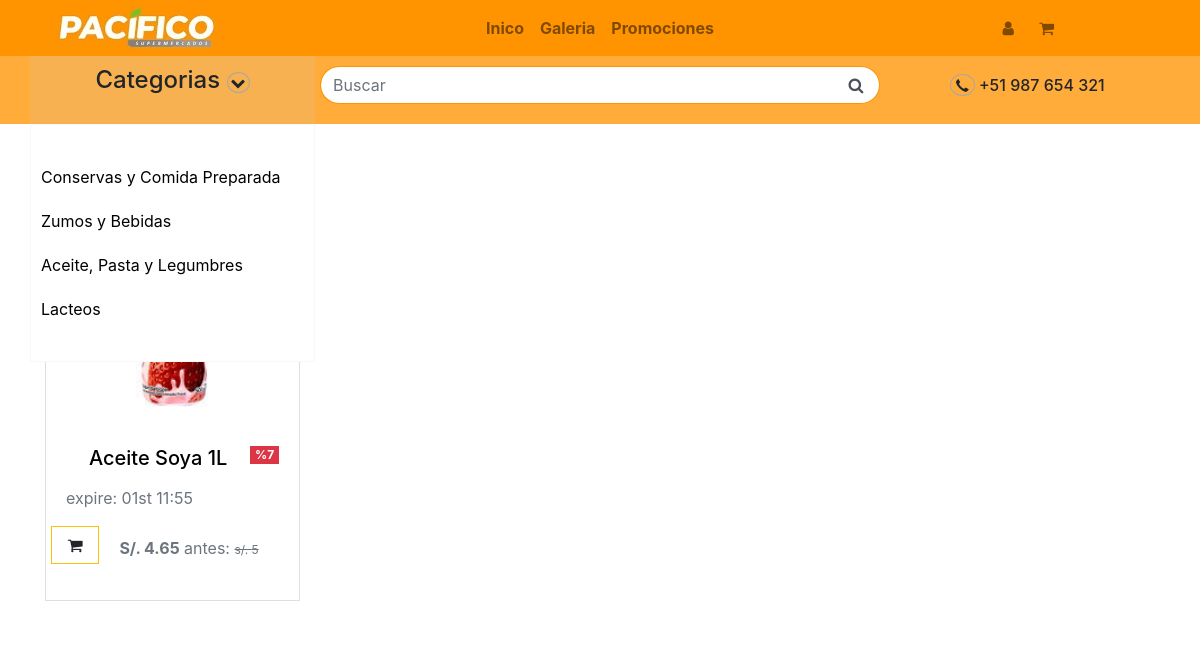
The page /promotion on the database its author committed.
### tables this page shows
CREATE TABLE `cat_producto` (
  `id_cat_producto` int(11) NOT NULL,
  `cod_categoria` varchar(50) NOT NULL,
  `nombre_cat_producto` varchar(50) DEFAULT NULL,
  `descrip_cat_producto` varchar(500) DEFAULT NULL
);

### Controller/viewController.php (called while the page is built)
<?php
	require_once "./Model/viewModel.php";
	class viewController extends viewModel{
		public function index(){
			return require_once "./View/home.php";
		}
		public function view_Controller(){
			if(isset($_GET['page'])){
				$ruta=explode("/", $_GET['page']);
				$respuesta=viewModel::view_Model($ruta[0]);
			}else{
				$respuesta="home";
			}
			return $respuesta;
		}
	}
?>

### index.php (called while the page is built, shortened)
<?php
	require_once "./Controller/viewController.php";
	$plantilla = new viewController();
	$plantilla->index();
?>

### Model/viewModel.php (called while the page is built, shortened)
<?php
	class viewModel{
		protected function view_Model($vistas){
			$listaBlanca=["home","search","login","index","promotion","producto","RegistroCliente"];
			$listaCliente=["ClienteInicio","promotion","producto","search","home","compra","listaCompra"];
			$listaAdministrador=["admin","productadmi","almacen","productventa","repartidores","administrativo","clientes"];
			if(in_array($vistas, $listaBlanca)){
				if(is_file("./View/contents/".$vistas."-view.php")){
					$contenido="./View/contents/".$vistas."-view.php";
				}else{
					$contenido="home";
				}
			}elseif(in_array($vistas, $listaAdministrador)){
				if(is_file("./View/contents/".$vistas."-view.php")){
					$contenido="./View/contents/".$vistas."-view.php";
				}else{
					$contenido="admin";
				}
			}elseif(in_array($vistas,$listaCliente)){
				if(is_file("./View/contents/".$vistas."-view.php")){
					$contenido="./View/contents/".$vistas."-view.php";
				}else{
					$contenido = "home";
				}
			}elseif($vistas == "Out"){
				$contenido = null;
			}else{
				$contenido="404";
			}
			return $contenido;
		}
	}
?>

### Config/main.php (called while the page is built, shortened)
<?php
class mainModel{
		protected function conectar(){
			try{
				$link = new PDO(SGBD,USER,PASS);
			}catch (Exeption $e){
				echo "Error al conectar a la base de datos error: ".$e;
			}
			return $link;
		}
		protected function consulta_simple($consulta){
			$respuesta = self::conectar()->prepare($consulta);
			$respuesta->execute();
			return $respuesta;
		}
	}
?>

### Controller/listarProductoController.php (called while the page is built, shortened)
<?php
    if($peticionAjax){
        require_once "../Config/main.php";
    }else{
        require_once "./Config/main.php";
    }
    class productoController_l extends mainModel{
        public function listar_categoria(){
            $main = mainModel::consulta_simple("select nombre_cat_producto,cod_categoria from cat_producto");
            return $main;
        }
        public function promociones(){
            $promotions = mainModel::consulta_simple("select * from promocion_producto;");
            return $promotions;
        }
    }
?>

### View/modules/inicio.php (the view, shortened to what this page needs)
<section class="content head_home">
	<div class="container">
		<div class="row">
			<div class="col-xl-3 col-lg-3 col-md-12 col-sm-12 col-xs-12 col-sp-12 col-logo">
				<div class="h-logo"><a href="<?php echo SERVERURL; ?>"><img src="<?php echo SERVERURL; ?>View/img/logo.jpg" alt="" class="img-fluid"></a></div>
			</div>
			<div class="col-xl-6 col-lg-6 col-md-3 col-sm-3 col-xs-3 col-sp-3 col-menu">
				<div class="navbar navbar-expand-sm navbar-light  justify-content-center br_home">
						<div class="navbar-nav">
							<li class="nav-item"><a href="<?php echo SERVERURL; ?>" class="nav-link"><strong>Inico</strong></a></li>
							<li class="nav-item"><a href="#" class="nav-link"><strong>Galeria</strong></a></li>
							<li class="nav-item"><a href="promotion" class="nav-link"><strong>Promociones</strong></a></li>
						</div>
				</div>
			</div>
			<div class="col-xl-3 col-lg-3 col-md-9 col-sm-9 col-xs-9 col-sp-9 col-info">
				<div class="navbar navbar-expand-sm navbar-light  justify-content-center br_home">
						<div class="navbar-nav">
							<li class="nav-item"><a href="login" class="nav-link"><i class="icon-user"></i></a></li>
							<li class="nav-item"><a  class="nav-link" id="car-show">
								<strong>
									<i class="icon-basket"></i>
								</strong></a>
							</li>
						</div>
				</div>
			</div>
		</div>
	</div>
</section>
<?php require_once "./Controller/listarProductoController.php";
	$categorias = new productoController_l();
?>
<div class="content bar_inf">
		<div class="container">
			<div class="row bar_nav">
				<div class="col-xl-3 col-lg-3 col-md-12 col-sm-12 col-xs-12 col-sp-12 col-categories">
					<div class="categories">
						<h4>Categorias  <span class="icon-down-open menos"></span></h4>
					</div>
					<div class="items-category">
						<ul class="list-group" style="text-align: left;">
							<?php
								$categorias_ = $categorias->listar_categoria();
								foreach($categorias_ as $dato_c => $value){
									echo "<li class='list-group-item'><a href='#'>$value[0]</a></li>";
								}
							?>
						</ul>
					</div>
				</div>
				<div class="col-xl-6 col-lg-6 col-md-12 col-sm-12 col-xs-12 col-sp-12 col-search">
					<div class="search">
						<form action="search" method="post">
							<div class="input-group md-form form-sm form-2 pl-0">
					            <input type="text" class="form-control input-search" name="search"  placeholder="Buscar">
					            <div class="input-group-append">
					                <button class="input-group-text btn-search"><i class="icon-search"></i></button>
					            </div>
					        </div>
						</form>
					</div>
				</div>
				<div class="col-xl-3 col-lg-3 col-md-12 col-sm-12 col-xs-12 col-sp-12 col-number">
					<div class="number" style="padding: 10px 0px;">
						<h6> <i class="icon-call" style="border-radius: 100%; border: 1px solid #a9a7a7;"></i>    +51 987 654 321</h6>
					</div>
				</div>
			</div>
		</div>
	</div>

### View/home.php (shortened to what this page needs)
<!DOCTYPE html>
<html lang="es">
<head>
	<?php include "./View/modules/scripts.php"; ?>
</head>
<body>
	<?php
		require_once "./Controller/viewController.php";
		$vt = new viewController();
		$vistasR=$vt->view_Controller();
		if(!isset($_SESSION['tipo_user']) && $vistasR != null):
				$listaBlanca=["home","search","login","index","promotion","producto","RegistroCliente"];
				include "./View/modules/inicio.php";
				if(isset($_GET['page'])){
					if(in_array($_GET['page'],$listaBlanca)){
						switch($vistasR){
									?>
									<?php
							case './View/contents/promotion-view.php':
									?>
									<section class="container-fluid" id="lista-productos">
									<?php
									include $vistasR;
									?>
									</section>
									<?php
								break;
						}
					}else{
						include "./View/contents/404-view.php";
					}
				}
	endif; ?>
</body>
</html>

### View/modules/scripts.php (shortened to what this page needs)
<link rel="stylesheet" href="<?php echo SERVERURL; ?>View/css/bootstrap.min.css">
   <link rel="stylesheet" href="<?php echo SERVERURL; ?>View/css/fontello.css">
   <link rel="stylesheet" href="<?php echo SERVERURL; ?>View/css/animation.css">
   <link rel="stylesheet" href="<?php echo SERVERURL; ?>View/css/header.css">
   <link rel="stylesheet" href="<?php echo SERVERURL; ?>View/css/car.css">
   <link rel="stylesheet" href="<?php echo SERVERURL; ?>View/css/inicio.css">
   <link rel="stylesheet" href="<?php echo SERVERURL; ?>View/css/main.css">

### View/contents/promotion-view.php (shortened to what this page needs)
<?php
require_once "./Controller/listarProductoController.php";
$promotion = new productoController_l();
$lista_promo = $promotion->promociones();
 ?>
<section class="container" style="background-color: #FFF;">
	<br>
	<br>
	<div class="row row-cols-1 row-cols-md-4">
	<?php while(($promo_p = $lista_promo->fetch())){
		$tiempo =  strtotime($promo_p[5])-strtotime(date('Y-m-d H:i:s'));
			if($tiempo>0){
				?>
	  <div class="col mb-4">
	    <div class="card h-100 rounded-0">
	      <div class="card-body">
		  <form action="producto" method="post">
					<button class="text-title title_promotion" name="producto" id="producto" value="<?php echo $promo_p[3];?>"><h5 class="card-title"><?php echo $promo_p[0]; ?><span class="badge badge-danger float-right" style="border-radius: 0px; font-size: 12px;">  %<?php echo ($promo_p[2])*100; ?></span></h5></button>
				</form>
	        <p class="card-text">
	        	<p class="text-muted">expire: <?php echo date("dS H:i",$tiempo); ?></p>
	        	<span class="row">
	        		<a class="agregar-carrito btn btn-outline-warning rounded-0 icon-basket"></a>
	        		<p class="text-muted" style="margin-left: 20px; margin-top: 10px; margin-bottom: 0px;"><strong>S/. <span><?php $dato = $promo_p[6]-(($promo_p[6]/100)*($promo_p[2]*100)); echo $dato; ?></span></strong>  antes: <s style="font-size: 12px;">s/. <?php echo $promo_p[6]; ?></s></p>
	        	</span>
	        </p>
	      </div>
	    </div>
	  </div>
	<?php }} ?>
	</div>
</section>

### View/css/header.css (style rules this page uses)
.title_promotion { position: relative; width: 100%; display: contents; overflow: hidden; }

### View/css/car.css (style rules this page uses)
.window_car>.card>.card-body,.list-group-item { padding: 5px; }

### View/css/inicio.css (style rules this page uses)
.head_home { background: #ff9400; }
.br_home { background: #ff9400; }
.menos { border-radius: 100%; border: 1px solid #a9a7a7; font-size: 15px; }
.col-categories,.col-search,.col-number { text-align: center; padding: 10px 0px; }
.input-search { border-top-left-radius: 50px; border-bottom-left-radius: 50px; border-color: #ff9400; border-right: none; }
.search { width: calc(100% - 10px); margin: auto; }
.btn-search { border-top-right-radius: 50px; border-bottom-right-radius: 50px; border-color: #ff9400; border-left: none; background-color: #fff; }
.items-category { position: absolute; z-index: 10; background-color: #fff; padding: 30px 0px; width: 100%; border:1px solid #f8f8f8; display: block; }
.col-categories { background-color: #cacaca24; padding-bottom: 0px; }
.items-category>.list-group>.list-group-item { border:0px; padding: 10px; }
.items-category>.list-group>.list-group-item>a { text-decoration: none; color: #000; }
.bar_inf { background-color: #ff9400c4; }
.categories { padding-bottom: 21px; }

### View/css/main.css (style rules this page uses)
a { color: #000000; text-decoration: none; background-color: transparent; }

### rows shown on the page
cat_producto: nombre_cat_producto "Conservas y Comida Preparada"
cat_producto: nombre_cat_producto "Zumos y Bebidas"
cat_producto: nombre_cat_producto "Aceite, Pasta y Legumbres"
cat_producto: nombre_cat_producto "Lacteos"

### other values the page prints
$promo_p[0] "Aceite Soya 1L"
$dato "4.65"
$promo_p[6] "5"
